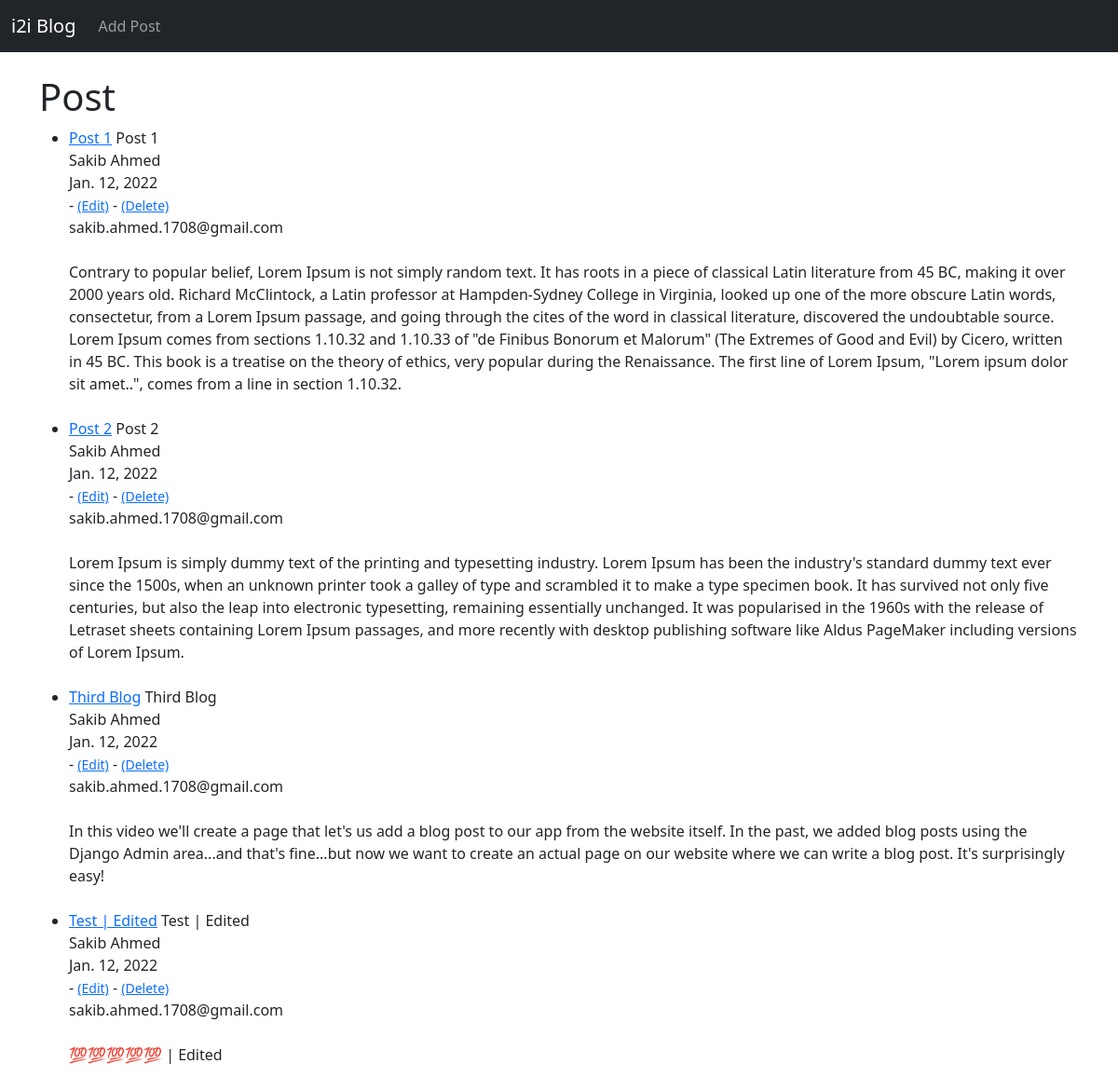
/, run on an earlier commit of the app's database.
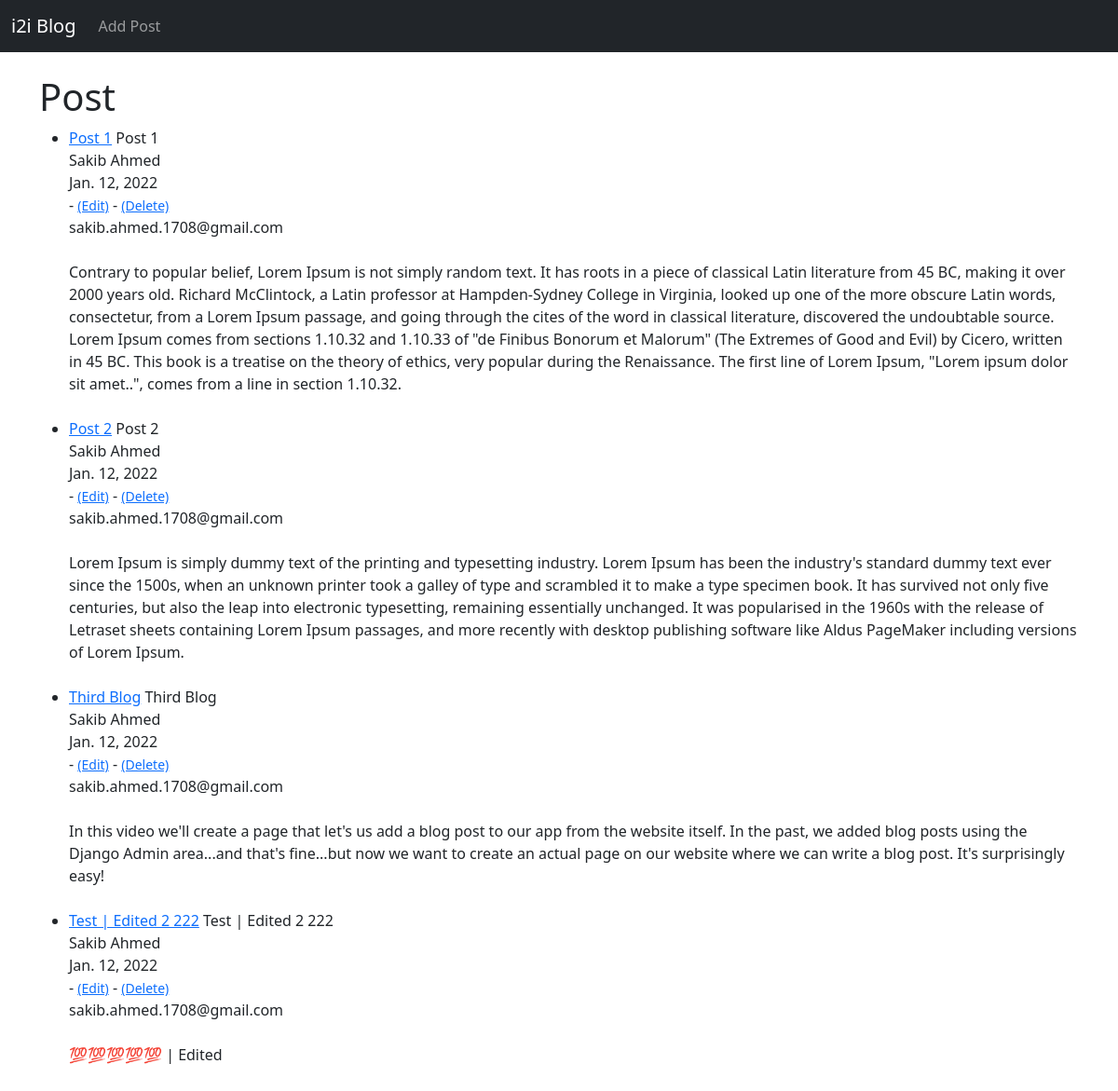
And on a later commit of the database.
### theblog/models.py (models this page shows, shortened)
class Post(models.Model):
    title = models.CharField(max_length=255)
    title_tag = models.CharField(max_length=255)
    author = models.ForeignKey(User, on_delete=models.CASCADE)
    body = models.TextField()
    post_date = models.DateField(auto_now_add=True)

### theblog/views.py (the view)
# urls.py: path("", HomeView.as_view(), name="home"),
class HomeView(ListView):
    model = Post
    template_name = "home.html"
    ordering = ['-post_date']

### theblog/templates/home.html (shortened to what this page needs)
<!DOCTYPE html>
<html lang="en">
  <head>
    {% extends 'base.html' %}
    {% block content %}
    <h1>Post</h1>
    <ul>
      {% for post in object_list %}
      <li>
        <a href="{% url 'article-detail' post.pk %}">{{ post.title }}</a>
        {{ post.title }} <br />
        {{ post.author.first_name }} {{ post.author.last_name }} <br />
        {{ post.post_date }} <br />
        - <small><a href="{% url 'update_post' post.pk %}">(Edit)</a></small> -
        <small><a href="{% url 'delete_post' post.pk %}">(Delete)</a></small
        ><br />
        {{ post.author.email }}<br /><br />
        {{ post.body }}<br /><br />
      </li>
      {% endfor%}
    </ul>
    {% endblock %}

What changed in the data, as far as the page shows it:
changed Post "💯💯💯💯💯 | Edited": title "Test | Edited" → "Test | Edited 2 222"
